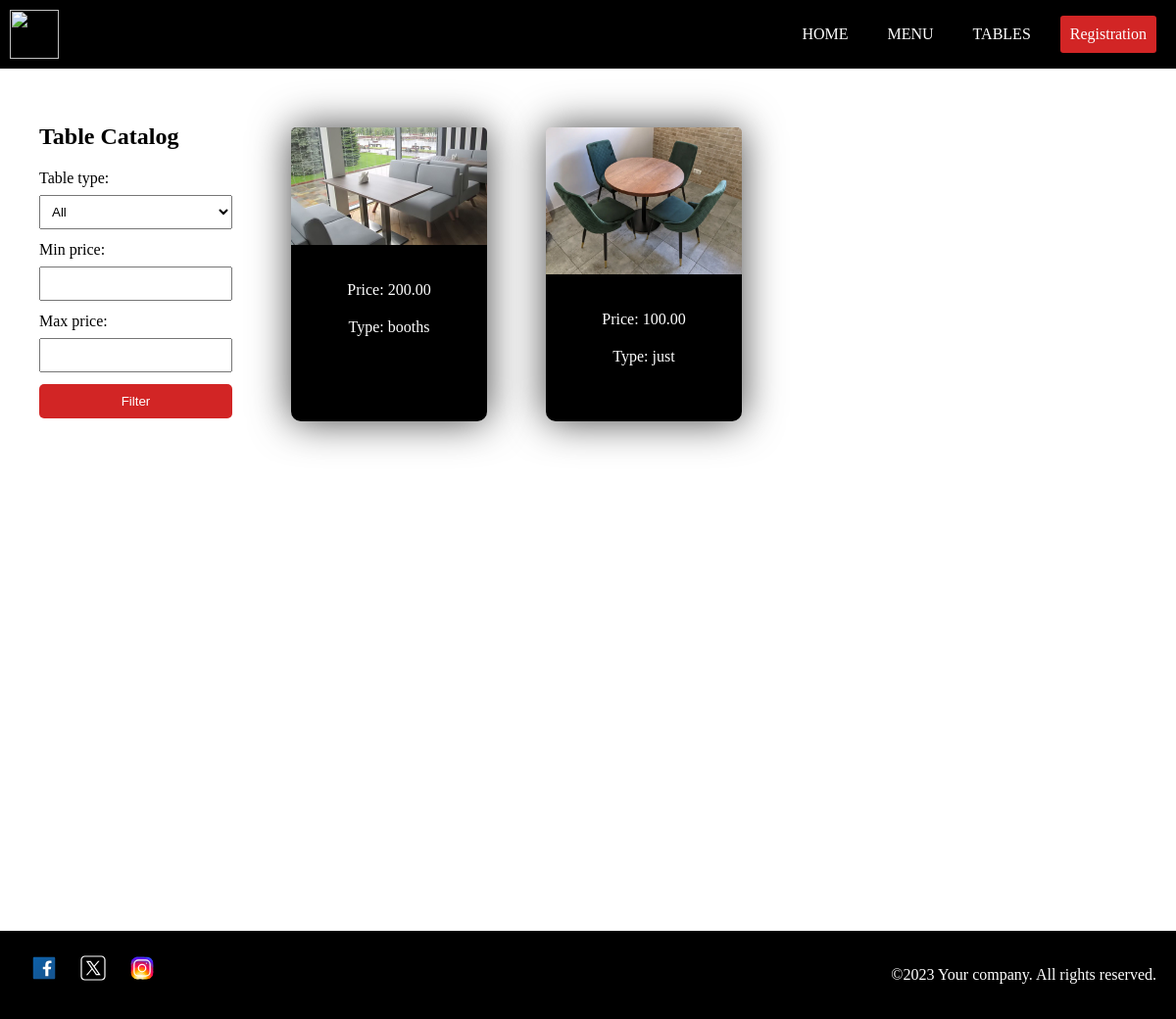
The app's page /client/tables/tables/, older data.
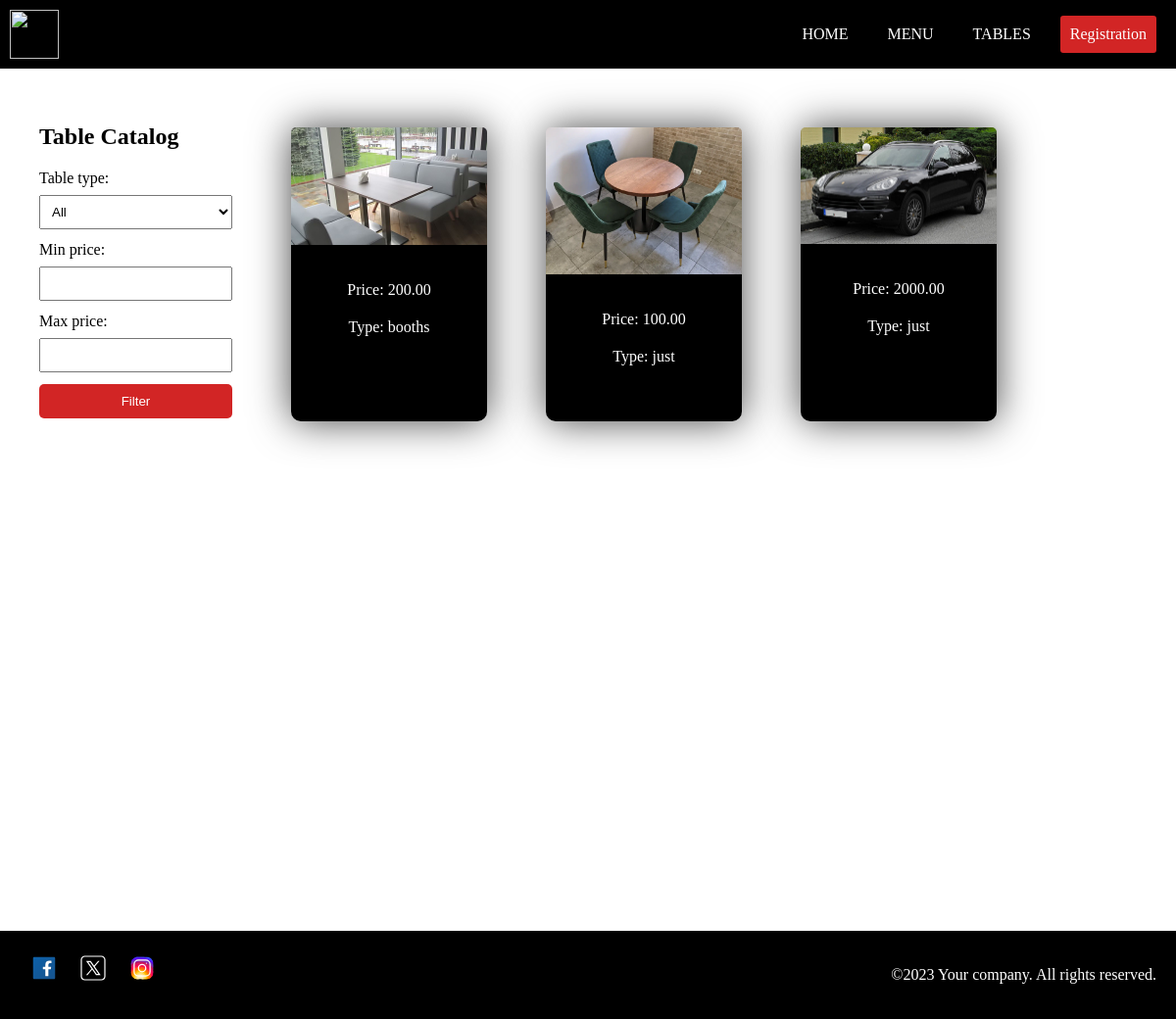
The same page, newer data.
### tables/models.py (models this page shows, shortened)
class Table(models.Model):
    photo = models.ImageField(upload_to='table_photos', verbose_name='Фотография')
    price = models.DecimalField(max_digits=8, decimal_places=2, verbose_name='Цена')
    table_number = models.PositiveIntegerField(verbose_name='Номер Столика')
    type_choices = [
        ('just', 'Just'),
        ('vip', 'VIP'),
        ('booths', 'Booths')
    ]
    type = models.CharField(max_length=20,choices=type_choices, verbose_name='Тип')
    class Meta:
        verbose_name = 'Стол'
        verbose_name_plural = 'Столы'

### tables/views.py (the view)
# urls.py: path('tables/', view=views.tables_view, name='tables'),
def tables_view(request):
    auth = request.user.id
    form = TableFilterForm(request.GET)
    tables = Table.objects.all()
    if form.is_valid():
        min_price = form.cleaned_data['min_price']
        max_price = form.cleaned_data['max_price']
        table_type = form.cleaned_data['table_type']
        if table_type:
            tables = tables.filter(type=table_type)
        if min_price:
            tables = tables.filter(price__gte=min_price)
        if max_price:
            tables = tables.filter(price__lte=max_price)
    return render(request, 'tables/tables.html', {'form': form, 'tables': tables, 'auth': auth})

### tables/forms.py
class TableFilterForm(forms.Form):
    table_type = forms.ChoiceField(
        choices=[('', 'All')] + Table.type_choices,
        label='Table type',
        required=False,
    )
    min_price = forms.IntegerField(
        label='Min price',
        required=False,
        min_value=0,
    )
    max_price = forms.IntegerField(
        label='Max price',
        required=False,
        min_value=0,
        initial=5000,
    )

### templates/tables/tables.html (shortened to what this page needs)
{% load static %}
<!DOCTYPE html>
<html>
  <head>
    <link rel="stylesheet" href="{% static "css/main_layout.css" %}">
    <link rel="stylesheet" href="{% static "css/tables.css" %}">
  </head>
  <body>
    {% include "layouts/header.html" %}
    <div class="food-container">
      <div class="filter-form">
        <h1>Table Catalog</h1>
        <form method="GET" action="{% url 'tables' %}">
          {{form}}
          <button type="submit">Filter</button>
        </form>
      </div>
      {% for table in tables %}
      <div onclick="redirectToReserved({{ table.id }})" class="table-card">
        <img src="{{ table.photo.url }}" alt="{{ table.description }}" />
        <p>Price: {{ table.price }}</p>
        <p>Type: {{ table.type }}</p>
      </div>
      {% endfor %}
    </div>
    {% include "layouts/footer.html" %}
  </body>
</html>

Row changes from the older to the newer data that the page shows:
added Table: photo (picture), price "2000.00", type "just"
